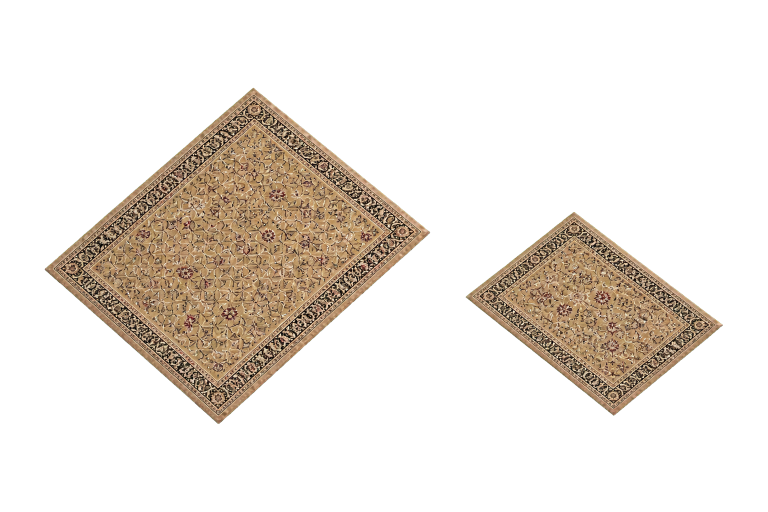
#> input picture media/home/studio-room-assets/candidates/rugs/01-rugs-digital-replica-candidate-v1-alpha-full.png, 1536 x 1024 px (shown at 1/2 size)
$ python prepare_candidate_v1.py
#> lines starting #> are read from the running program, lines starting #| are printed output that depends on the picture
#!/usr/bin/env python3
"""Prepare the coordinated rug pair as a reusable Stage A master."""

from pathlib import Path

from PIL import Image, ImageDraw


ROOT = Path(__file__).resolve().parent
SOURCE = ROOT / "01-rugs-digital-replica-candidate-v1-alpha-full.png"
MASTER = ROOT / "01-rugs-digital-replica-candidate-v1.png"
INSPECTION = ROOT / "01-rugs-digital-replica-candidate-v1-inspection.png"
PADDING = 36

image = Image.open(SOURCE).convert("RGBA")
#> image is the input picture: PIL image 1536x1024 RGBA; mean R, G, B, A 36.8, 30.1, 23, 58.3
alpha = image.getchannel("A")
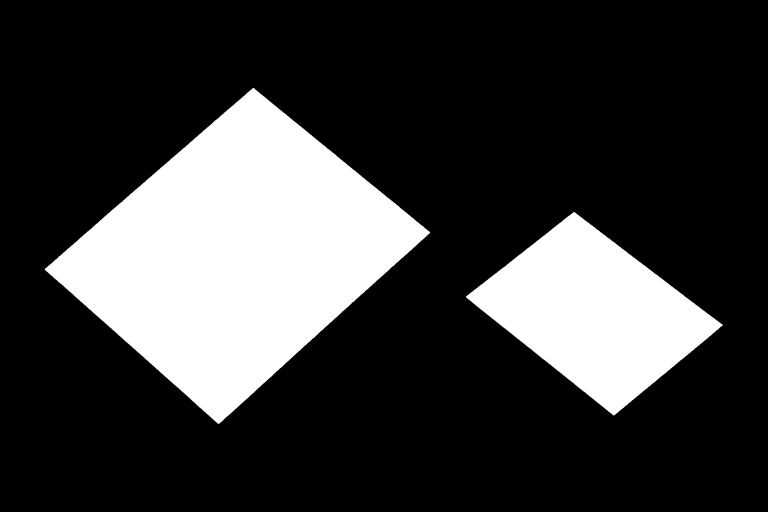
#> alpha: PIL image 1536x1024 L (shown at 1/2 size); min 0, max 255, mean 58.3
bbox = alpha.point(lambda value: 255 if value > 8 else 0).getbbox()
#> bbox = (89, 175, 1446, 849)
if not bbox:
    raise SystemExit("No nontransparent rug pixels found")

subject = image.crop(bbox)
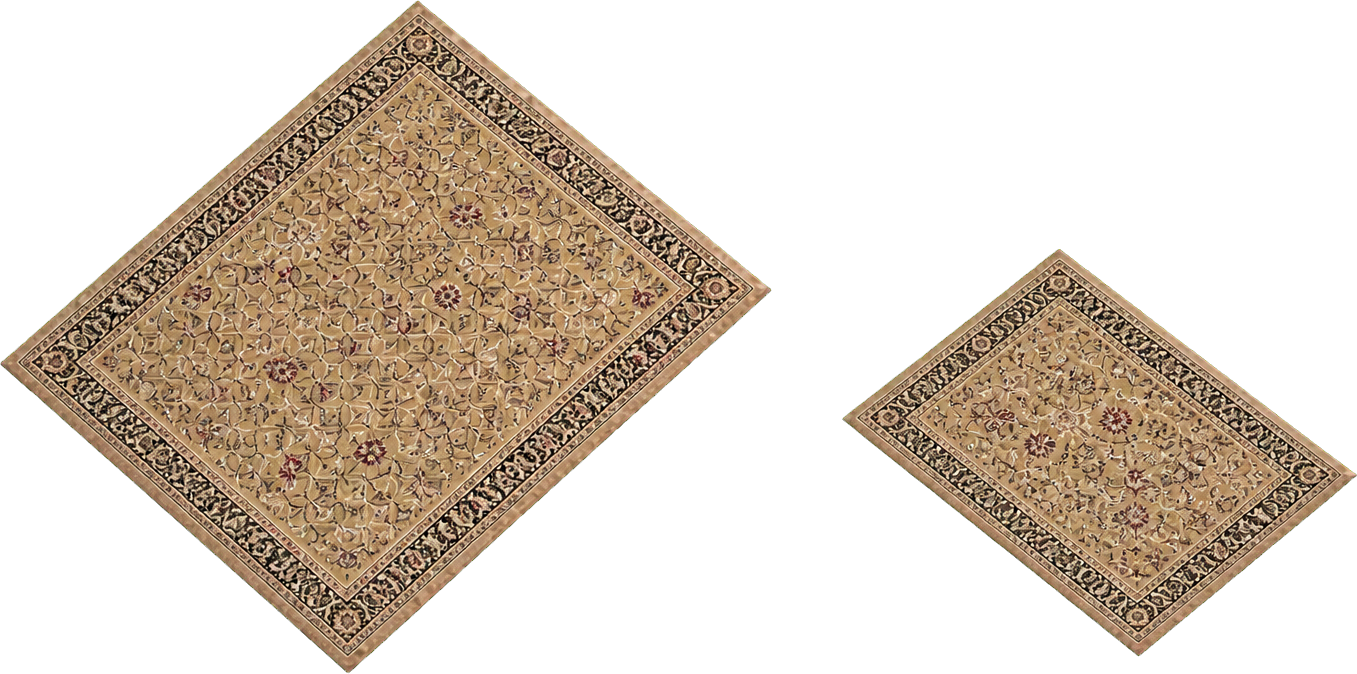
#> subject: PIL image 1357x674 RGBA; mean R, G, B, A 63.3, 51.8, 39.5, 100.3; transparent parts drawn white
master = Image.new(
    "RGBA",
    (subject.width + PADDING * 2, subject.height + PADDING * 2),
    (0, 0, 0, 0),
)
#> master: PIL image 1429x746 RGBA; every value is 0
master.alpha_composite(subject, (PADDING, PADDING))
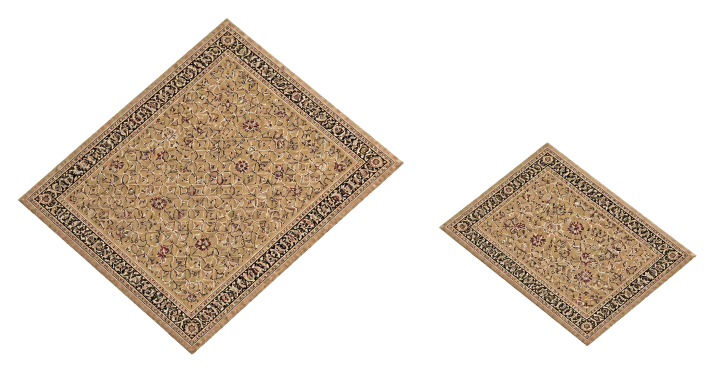
#> master: PIL image 1429x746 RGBA (shown at 1/2 size); mean R, G, B, A 54.3, 44.4, 33.9, 86.1; transparent parts drawn white
master.save(MASTER)

scale = min(1.0, 1160 / master.width, 790 / master.height)
#> scale = 0.812
shown = master.resize(
    (round(master.width * scale), round(master.height * scale)),
    Image.Resampling.LANCZOS,
)
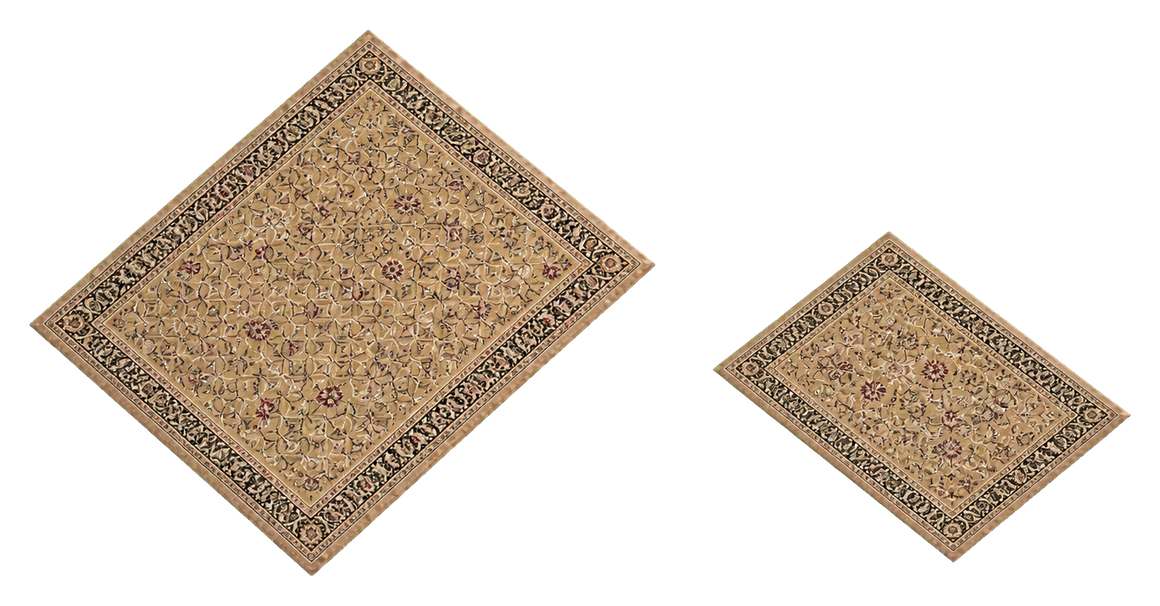
#> shown: PIL image 1160x606 RGBA; mean R, G, B, A 54.8, 44.8, 34.1, 86.1; transparent parts drawn white
preview = Image.new("RGBA", (1280, 900), (238, 238, 238, 255))
draw = ImageDraw.Draw(preview)
step = 32
for y in range(0, preview.height, step):
    for x in range(0, preview.width, step):
        if (x // step + y // step) % 2:
            draw.rectangle(
                (x, y, x + step - 1, y + step - 1),
                fill=(205, 205, 205, 255),
            )
x = (preview.width - shown.width) // 2
#> x = 60
y = (preview.height - shown.height) // 2
#> y = 147
preview.alpha_composite(shown, (x, y))
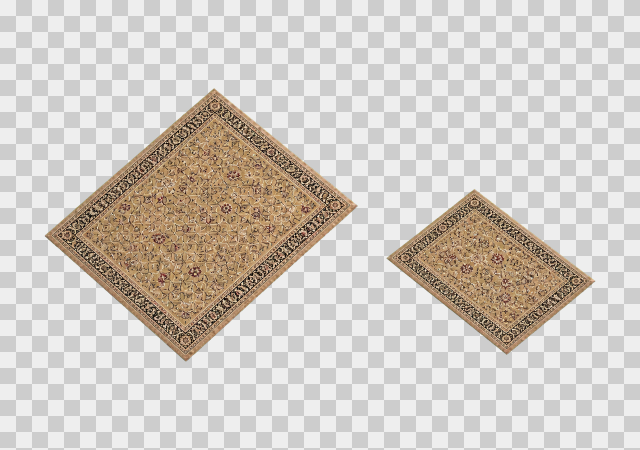
#> preview: PIL image 1280x900 RGBA (shown at 1/2 size); mean R, G, B, A 209, 202.9, 196.6, 255
preview.convert("RGB").save(INSPECTION)

print(f"source alpha bbox: {bbox}")
#| source alpha bbox: (89, 175, 1446, 849)
print(f"master size: {master.size}")
#| master size: (1429, 746)
print(MASTER)
print(INSPECTION)
